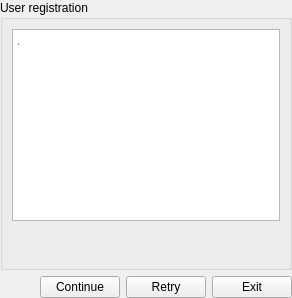
     <widget class="QWidget" name="page_account_status_ui">
      <layout class="QVBoxLayout" name="verticalLayout_6">
       <property name="leftMargin">
        <number>0</number>
       </property>
       <property name="topMargin">
        <number>0</number>
       </property>
       <property name="rightMargin">
        <number>0</number>
       </property>
       <property name="bottomMargin">
        <number>0</number>
       </property>
       <item>
        <widget class="QFrame" name="frame_account_status_groupbox">
         <property name="frameShape">
          <enum>QFrame::NoFrame</enum>
         </property>
         <property name="frameShadow">
          <enum>QFrame::Raised</enum>
         </property>
         <layout class="QVBoxLayout" name="verticalLayout_7">
          <property name="leftMargin">
           <number>0</number>
          </property>
          <property name="topMargin">
           <number>0</number>
          </property>
          <property name="rightMargin">
           <number>0</number>
          </property>
          <property name="bottomMargin">
           <number>0</number>
          </property>
          <item>
           <widget class="QGroupBox" name="groupBox_account_status">
            <property name="title">
             <string>User registration</string>
            </property>
            <layout class="QVBoxLayout" name="verticalLayout_8">
             <item>
              <widget class="QFrame" name="frame_account_status_details">
               <property name="frameShape">
                <enum>QFrame::NoFrame</enum>
               </property>
               <property name="frameShadow">
                <enum>QFrame::Raised</enum>
               </property>
               <layout class="QHBoxLayout" name="horizontalLayout_3">
                <property name="leftMargin">
                 <number>0</number>
                </property>
                <property name="topMargin">
                 <number>0</number>
                </property>
                <property name="rightMargin">
                 <number>0</number>
                </property>
                <property name="bottomMargin">
                 <number>0</number>
                </property>
                <item>
                 <widget class="QTextBrowser" name="textBrowser_account_status_details">
                  <property name="horizontalScrollBarPolicy">
                   <enum>Qt::ScrollBarAlwaysOff</enum>
                  </property>
                  <property name="placeholderText">
                   <string>&lt;signup details&gt;.</string>
                  </property>
                 </widget>
                </item>
               </layout>
              </widget>
             </item>
             <item>
              <widget class="QFrame" name="frame_status_spacer_bottom">
               <property name="frameShape">
                <enum>QFrame::NoFrame</enum>
               </property>
               <property name="frameShadow">
                <enum>QFrame::Raised</enum>
               </property>
               <layout class="QVBoxLayout" name="verticalLayout_9">
                <property name="leftMargin">
                 <number>0</number>
                </property>
                <property name="topMargin">
                 <number>0</number>
                </property>
                <property name="rightMargin">
                 <number>0</number>
                </property>
                <property name="bottomMargin">
                 <number>0</number>
                </property>
                <item>
                 <spacer name="verticalSpacer_2">
                  <property name="orientation">
                   <enum>Qt::Vertical</enum>
                  </property>
                  <property name="sizeHint" stdset="0">
                   <size>
                    <width>20</width>
                    <height>31</height>
                   </size>
                  </property>
                 </spacer>
                </item>
               </layout>
              </widget>
             </item>
            </layout>
           </widget>
          </item>
         </layout>
        </widget>
       </item>
       <item>
        <widget class="QFrame" name="frame_status_button_box">
         <property name="frameShape">
          <enum>QFrame::NoFrame</enum>
         </property>
         <property name="frameShadow">
          <enum>QFrame::Raised</enum>
         </property>
         <layout class="QHBoxLayout" name="horizontalLayout_2">
          <property name="leftMargin">
           <number>0</number>
          </property>
          <property name="topMargin">
           <number>0</number>
          </property>
          <property name="rightMargin">
           <number>0</number>
          </property>
          <property name="bottomMargin">
           <number>0</number>
          </property>
          <item>
           <spacer name="horizontalSpacer_2">
            <property name="orientation">
             <enum>Qt::Horizontal</enum>
            </property>
            <property name="sizeHint" stdset="0">
             <size>
              <width>40</width>
              <height>20</height>
             </size>
            </property>
           </spacer>
          </item>
          <item>
           <widget class="QPushButton" name="pushButton_continue">
            <property name="text">
             <string>Continue</string>
            </property>
           </widget>
          </item>
          <item>
           <widget class="QPushButton" name="pushButton_retry">
            <property name="text">
             <string>Retry</string>
            </property>
           </widget>
          </item>
          <item>
           <widget class="QPushButton" name="pushButton_exit">
            <property name="text">
             <string>Exit</string>
            </property>
           </widget>
          </item>
         </layout>
        </widget>
       </item>
      </layout>
     </widget>
